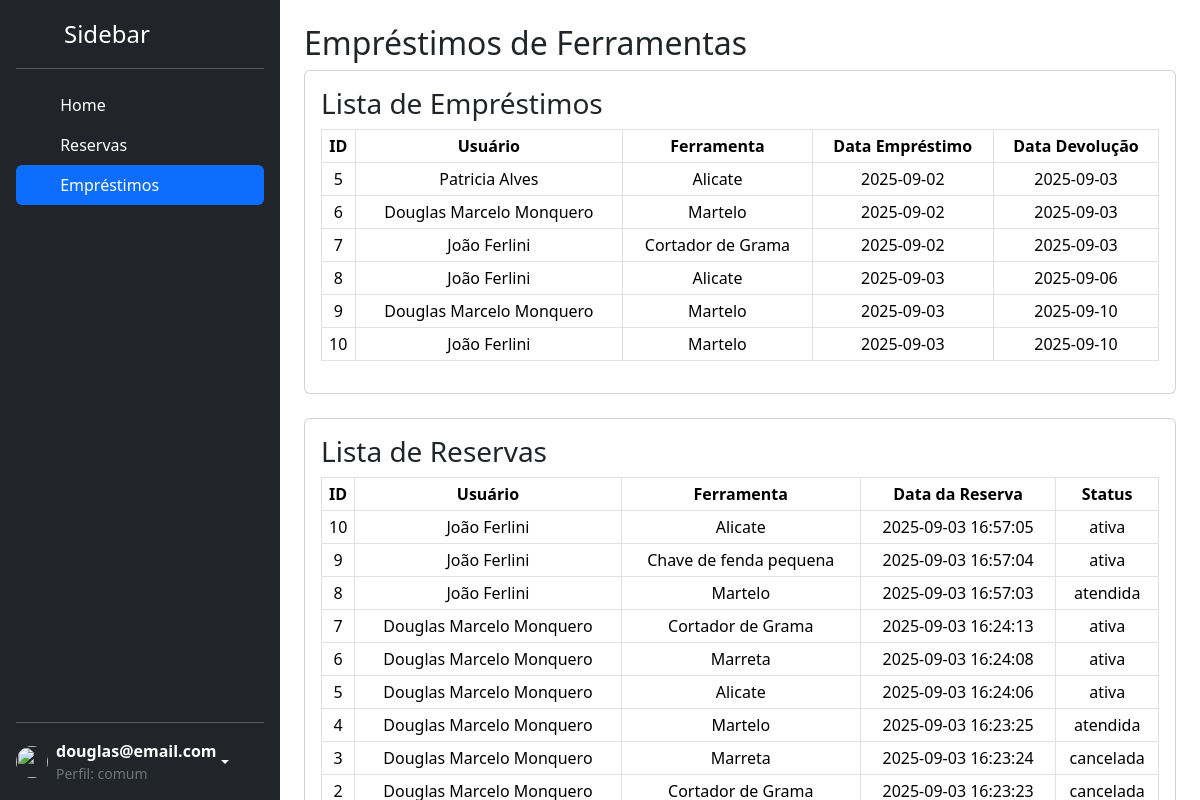
Page /emprestimos.php (signed in) on the committed database.
### tables this page shows
CREATE TABLE IF NOT EXISTS `emprestimo` (
  `id` int(11) NOT NULL AUTO_INCREMENT,
  `cadastro` timestamp NOT NULL DEFAULT current_timestamp(),
  `id_ferramenta` int(11) NOT NULL,
  `id_usuario` int(11) NOT NULL,
  `data_emprestimo` date DEFAULT NULL,
  `data_devolucao` date DEFAULT NULL,
  PRIMARY KEY (`id`),
  KEY `fk_emprestimo_usuario` (`id_usuario`),
  KEY `fk_emprestimo_ferramenta` (`id_ferramenta`),
  CONSTRAINT `fk_emprestimo_ferramenta` FOREIGN KEY (`id_ferramenta`) REFERENCES `ferramenta` (`id`),
  CONSTRAINT `fk_emprestimo_usuario` FOREIGN KEY (`id_usuario`) REFERENCES `usuario` (`id`)
);

CREATE TABLE IF NOT EXISTS `usuario` (
  `id` int(11) NOT NULL AUTO_INCREMENT,
  `cadastro` timestamp NOT NULL DEFAULT current_timestamp(),
  `nome` varchar(60) NOT NULL,
  `email` varchar(40) NOT NULL,
  `senha` varchar(40) NOT NULL,
  `apartamento` varchar(15) DEFAULT NULL,
  PRIMARY KEY (`id`),
  UNIQUE KEY `email` (`email`)
);

CREATE TABLE IF NOT EXISTS `ferramenta` (
  `id` int(11) NOT NULL AUTO_INCREMENT,
  `cadastro` timestamp NOT NULL DEFAULT current_timestamp(),
  `nome` varchar(50) NOT NULL,
  `descricao` varchar(50) DEFAULT NULL,
  `status` enum('disponível','reservada','emprestada') NOT NULL DEFAULT 'disponível',
  `estado` varchar(40) DEFAULT NULL,
  PRIMARY KEY (`id`)
);

CREATE TABLE IF NOT EXISTS `reserva` (
  `id` int(11) NOT NULL AUTO_INCREMENT,
  `id_ferramenta` int(11) NOT NULL,
  `id_usuario` int(11) NOT NULL,
  `data_reserva` datetime NOT NULL DEFAULT current_timestamp(),
  `status` enum('ativa','atendida','cancelada') NOT NULL DEFAULT 'ativa',
  PRIMARY KEY (`id`),
  KEY `fk_res_user` (`id_usuario`),
  KEY `idx_fila` (`id_ferramenta`,`status`,`data_reserva`),
  CONSTRAINT `fk_res_ferr` FOREIGN KEY (`id_ferramenta`) REFERENCES `ferramenta` (`id`),
  CONSTRAINT `fk_res_user` FOREIGN KEY (`id_usuario`) REFERENCES `usuario` (`id`)
);

### includes/conexao.php (called while the page is built, shortened)
<?php
    class Database {
        public $conexao;
        public function __construct($host = "localhost", $usuario = "root", $senha = "",  $base = "ferramentas")
        {
            $this->conexao = new mysqli($host, $usuario, $senha, $base);
        }
        public function query($sql){
            return $this->conexao->query($sql);
        }
    }
?>

### includes/classes/Emprestimo.php (called while the page is built, shortened)
<?php
	include_once("includes/conexao.php");
	class Emprestimo {
		private $bd;
		public function __construct(Database $bd){
			$this->bd = $bd;
		}
		function listar(){
            $sql = "SELECT emprestimo.id as id, emprestimo.data_emprestimo, emprestimo.data_devolucao,
                    emprestimo.id_ferramenta, emprestimo.id_usuario,
                    ferramenta.nome AS ferramentaNome,
                    usuario.nome AS usuarioNome FROM emprestimo INNER JOIN ferramenta
                    ON emprestimo.id_ferramenta = ferramenta.id
                    INNER JOIN usuario ON emprestimo.id_usuario = usuario.id
                    ORDER BY emprestimo.id ASC";
			$resultado = $this->bd->query($sql);
			$rows = [];
			while($row = $resultado->fetch_assoc()){
				$rows[] = $row;
			}
			return $rows;
		}
	}
?>

### emprestimos.php (the view, shortened to what this page needs)
<?php
include_once("includes/classes/Emprestimo.php");
$bd = new Database();
$emprestimo   = new Emprestimo($bd);
$emprestimos = $emprestimo->listar();
$reservas = [];
$sqlReservas = "
  SELECT r.id, r.id_ferramenta, r.id_usuario, r.data_reserva, r.status,
         f.nome AS ferramentaNome, u.nome AS usuarioNome
    FROM reserva r
    JOIN ferramenta f ON f.id = r.id_ferramenta
    JOIN usuario   u ON u.id = r.id_usuario
ORDER BY r.data_reserva DESC
";
if ($rs = $bd->query($sqlReservas)) {
  while ($row = $rs->fetch_assoc()) {
    $reservas[] = $row;
  }
}
?>
<!doctype html>
<html lang="pt-br" data-bs-theme="auto">
<head>
  <link href="https://cdn.jsdelivr.net/npm/bootstrap@5.3.8/dist/css/bootstrap.min.css" rel="stylesheet">
  <link href="sidebars.css" rel="stylesheet" />
</head>
<body>
  <?php include_once("includes/menu.php"); ?>
  <div class="flex-grow-1 p-4">
    <h2>Empréstimos de Ferramentas</h2>
    <div class="card mb-4">
      <div class="card-body">
        <h3>Lista de Empréstimos</h3>
        <div class="table-responsive">
          <table class="table table-bordered table-sm align-middle">
            <thead>
              <tr>
                <th class="text-center">ID</th>
                <th class="text-center">Usuário</th>
                <th class="text-center">Ferramenta</th>
                <th class="text-center">Data Empréstimo</th>
                <th class="text-center">Data Devolução</th>
              </tr>
            </thead>
            <tbody>
              <?php foreach ($emprestimos as $emp): ?>
                <tr>
                  <td class="text-center"><?php echo (int)$emp['id']; ?></td>
                  <td class="text-center"><?php echo htmlspecialchars($emp['usuarioNome']); ?></td>
                  <td class="text-center"><?php echo htmlspecialchars($emp['ferramentaNome']); ?></td>
                  <td class="text-center"><?php echo htmlspecialchars($emp['data_emprestimo']); ?></td>
                  <td class="text-center"><?php echo htmlspecialchars($emp['data_devolucao']); ?></td>
                </tr>
              <?php endforeach; ?>
            </tbody>
          </table>
        </div>
      </div>
    </div>
    <div class="card">
      <div class="card-body">
        <h3>Lista de Reservas</h3>
        <div class="table-responsive">
          <table class="table table-bordered table-sm align-middle">
            <thead>
              <tr>
                <th class="text-center">ID</th>
                <th class="text-center">Usuário</th>
                <th class="text-center">Ferramenta</th>
                <th class="text-center">Data da Reserva</th>
                <th class="text-center">Status</th>
              </tr>
            </thead>
            <tbody>
              <?php foreach ($reservas as $r): ?>
                <tr>
                  <td class="text-center"><?php echo (int)$r['id']; ?></td>
                  <td class="text-center"><?php echo htmlspecialchars($r['usuarioNome']); ?></td>
                  <td class="text-center"><?php echo htmlspecialchars($r['ferramentaNome']); ?></td>
                  <td class="text-center"><?php echo htmlspecialchars($r['data_reserva']); ?></td>
                  <td class="text-center"><?php echo htmlspecialchars($r['status']); ?></td>
                </tr>
              <?php endforeach; ?>
            </tbody>
          </table>
        </div>
      </div>
    </div>
  </div>
  </main>
</body>
</html>

### sidebars.css (style rules this page uses)
body { min-height: 100vh; min-height: -webkit-fill-available; }
html { height: -webkit-fill-available; }

### rows in the picture
emprestimo: id "5", id_usuario.nome "Patricia Alves", id_ferramenta.nome "Alicate", data_emprestimo "2025-09-02", data_devolucao "2025-09-03"
emprestimo: id "6", id_usuario.nome "Douglas Marcelo Monquero", id_ferramenta.nome "Martelo", data_emprestimo "2025-09-02", data_devolucao "2025-09-03"
emprestimo: id "7", id_usuario.nome "João Ferlini", id_ferramenta.nome "Cortador de Grama", data_emprestimo "2025-09-02", data_devolucao "2025-09-03"
emprestimo: id "8", id_usuario.nome "João Ferlini", id_ferramenta.nome "Alicate", data_emprestimo "2025-09-03", data_devolucao "2025-09-06"
emprestimo: id "9", id_usuario.nome "Douglas Marcelo Monquero", id_ferramenta.nome "Martelo", data_emprestimo "2025-09-03", data_devolucao "2025-09-10"
emprestimo: id "10", id_usuario.nome "João Ferlini", id_ferramenta.nome "Martelo", data_emprestimo "2025-09-03", data_devolucao "2025-09-10"
reserva: id "10", id_usuario.nome "João Ferlini", id_ferramenta.nome "Alicate", data_reserva "2025-09-03 16:57:05", status "ativa"
reserva: id "9", id_usuario.nome "João Ferlini", id_ferramenta.nome "Chave de fenda pequena", data_reserva "2025-09-03 16:57:04", status "ativa"
reserva: id "8", id_usuario.nome "João Ferlini", id_ferramenta.nome "Martelo", data_reserva "2025-09-03 16:57:03", status "atendida"
reserva: id "7", id_usuario.nome "Douglas Marcelo Monquero", id_ferramenta.nome "Cortador de Grama", data_reserva "2025-09-03 16:24:13", status "ativa"
reserva: id "6", id_usuario.nome "Douglas Marcelo Monquero", id_ferramenta.nome "Marreta", data_reserva "2025-09-03 16:24:08", status "ativa"
reserva: id "5", id_usuario.nome "Douglas Marcelo Monquero", id_ferramenta.nome "Alicate", data_reserva "2025-09-03 16:24:06", status "ativa"
reserva: id "4", id_usuario.nome "Douglas Marcelo Monquero", id_ferramenta.nome "Martelo", data_reserva "2025-09-03 16:23:25", status "atendida"
reserva: id "3", id_usuario.nome "Douglas Marcelo Monquero", id_ferramenta.nome "Marreta", data_reserva "2025-09-03 16:23:24", status "cancelada"
reserva: id "2", id_usuario.nome "Douglas Marcelo Monquero", id_ferramenta.nome "Cortador de Grama", data_reserva "2025-09-03 16:23:23", status "cancelada"

### other values in the picture
$_SESSION['nome_usuario'] "douglas@email.com"
$nivel "comum"
